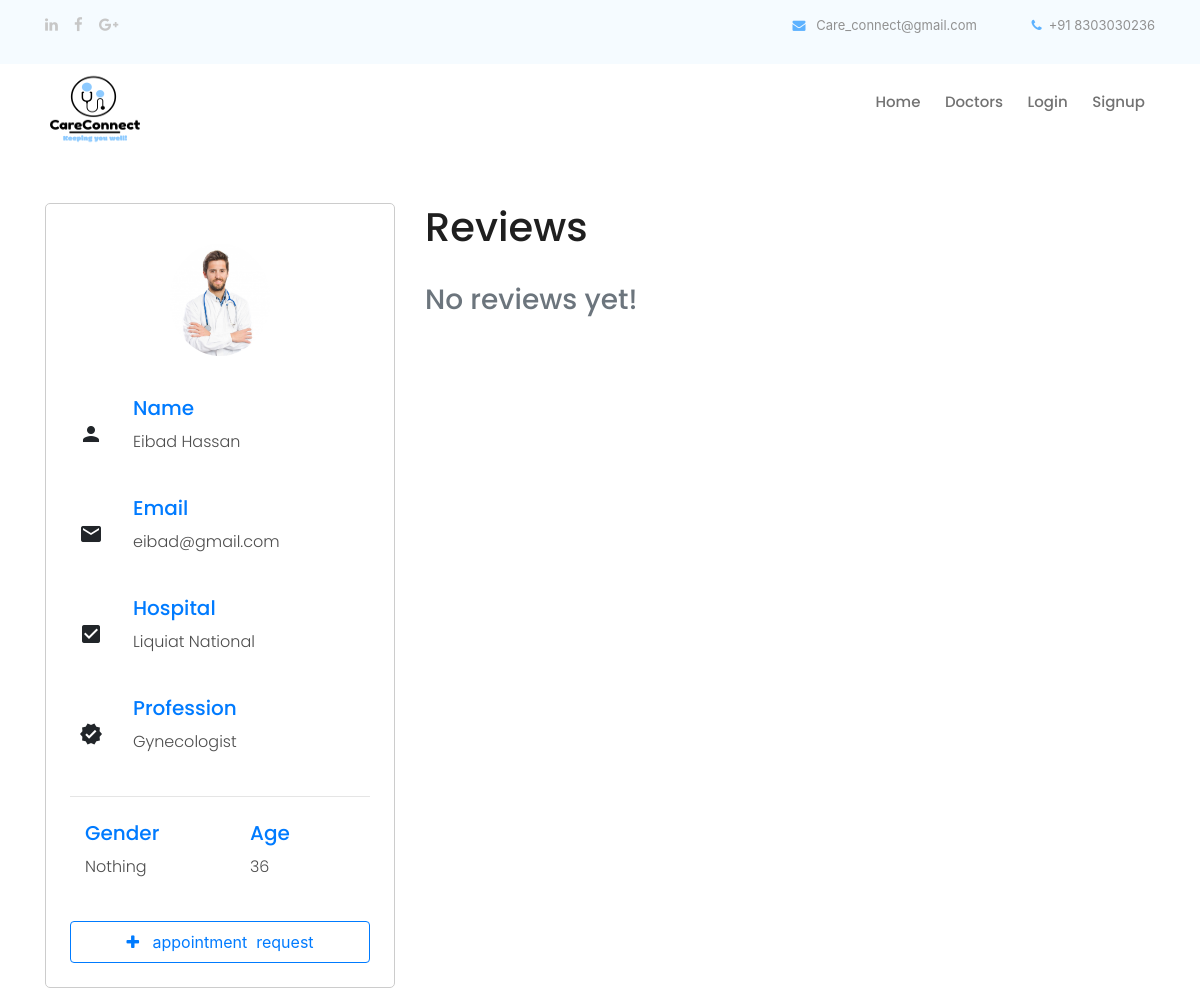
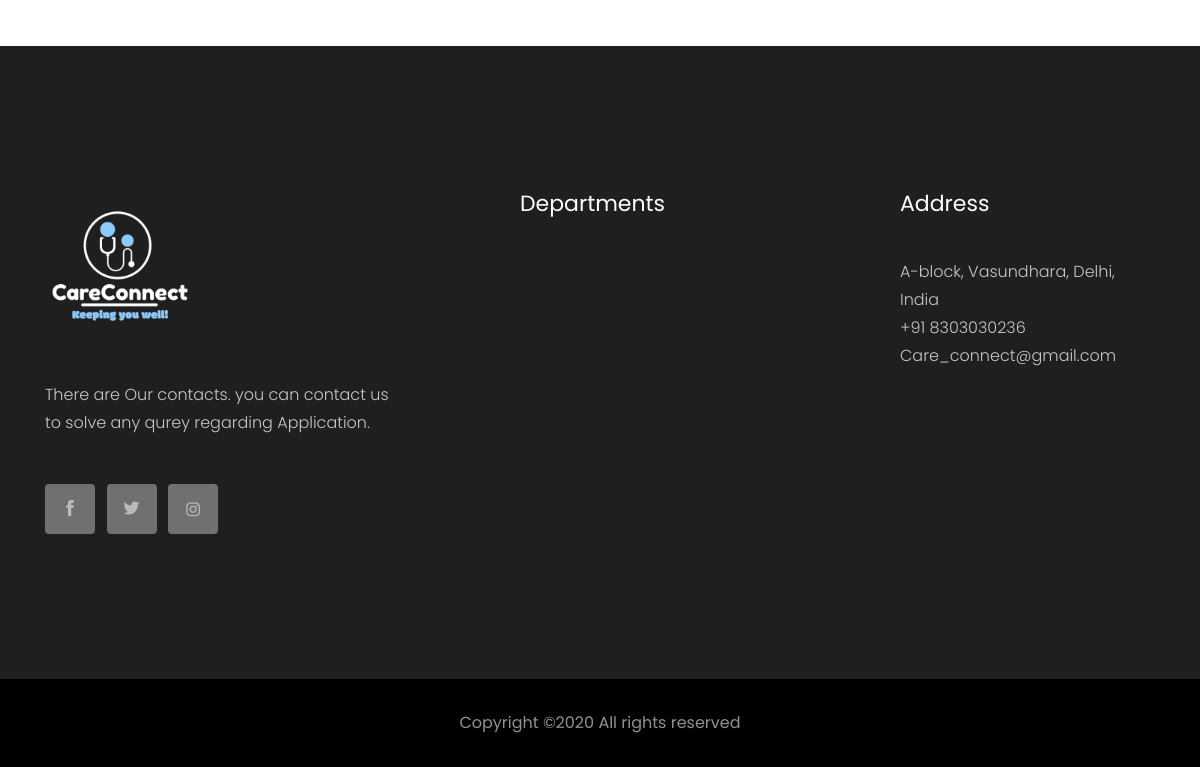
Screenshot of /doctor/1 with the database file from the repository (2 pictures, top to bottom).
### application/models.py (models this page shows, shortened)
class doctors(models.Model):
    first_name = models.CharField(max_length=75)
    last_name = models.CharField(max_length=75)
    image = models.ImageField(upload_to='doctors_pic')
    email = models.CharField(max_length=75)
    city = models.CharField(max_length=75)
    password = models.CharField(max_length=32)
    gender = models.CharField(max_length=15, choices=(('Male', 'Male'), ('Female', 'Female'), ('Other', 'Other')), default="Nothing")
    age = models.IntegerField(default=0)
    temp_list = []
    all_depts = department.objects.all()
    for i in all_depts:
        temp_val = [i.related_profession_name, i.related_profession_name]
        temp_list.append(tuple(temp_val))
        print(temp_val)
    PROFESSION_CHOICES = tuple(temp_list)
    profession = models.CharField(choices = PROFESSION_CHOICES, max_length=75)
    hospital = models.CharField(max_length=75)

### application/views.py (the view, shortened to what this page needs)
# urls.py: path('doctor/<id>', views.per_doct, name="doctor"),
def per_doct(request, id):
    doct_id = id
    context = {}
    this_doct = doctors.objects.get(id=doct_id)
    context['doctor'] = this_doct    # a selected doctor's attributes values are saving in context doctor 'key'
    all_reviews = doctor_review.objects.filter(doctor=this_doct)
    context['reviews'] = all_reviews    # from model 'doctor_reviews' of selected doctor's reviews are saving in context..
    context['review_view'] = True
    if request.user.is_authenticated:
        context['is_patient'] = isPatient(request.user.username)
    return render(request, "profile.html", context)

### templates/profile.html (shortened to what this page needs)
{% load static %}
{% include 'inc/head.inc.html' %}
<link rel="stylesheet" href="https://maxcdn.bootstrapcdn.com/bootstrap/4.5.0/css/bootstrap.min.css">
<body>
    {% include 'inc/header.inc.html' %}
    <div class="container">
        <div class="row my-5">
            {% if review_view %}
            <div class="col-xl-4 col-lg-4 col-md-12 col-sm-12">
                <div class="profile p-4">
                    <img src="media/{{doctor.image}}" style="width: 100px;" class="pic-profile rounded-circle my-3" alt="">
                    <div class="row my-4" style="text-align: left;">
                        <div class="col-1 px-4 d-flex justify-content-right align-items-center">
                            <i class="material-icons info-icon">person</i>
                        </div>
                        <div class="col-10" style="padding-left: 30px;">
                            <h5 class="text-primary text-b">Name</h5>
                            <p class="info-sub-head">{{doctor.first_name}} {{doctor.last_name}}</p>
                        </div>
                    </div>
                    <div class="row my-4" style="text-align: left;">
                        <div class="col-1 px-4 d-flex justify-content-right align-items-center">
                            <i class="material-icons info-icon">mail</i>
                        </div>
                        <div class="col-10" style="padding-left: 30px;">
                            <h5 class="text-primary text-b">Email</h5>
                            <p class="info-sub-head">{{doctor.email}}</p>
                        </div>
                    </div>
                    <div class="row my-4" style="text-align: left;">
                        <div class="col-1 px-4 d-flex justify-content-right align-items-center">
                            <i class="material-icons info-icon">check_box</i>
                        </div>
                        <div class="col-10" style="padding-left: 30px;">
                            <h5 class="text-primary text-b">Hospital</h5>
                            <p class="info-sub-head">{{doctor.hospital}}</p>
                        </div>
                    </div>
                    <div class="row my-4" style="text-align: left;">
                        <div class="col-1 px-4 d-flex justify-content-right align-items-center">
                            <i class="material-icons info-icon">verified</i>
                        </div>
                        <div class="col-10" style="padding-left: 30px;">
                            <h5 class="text-primary text-b">Profession</h5>
                            <p class="info-sub-head">{{doctor.profession}}</p>
                        </div>
                    </div>
                    <hr>
                    <div class="row my-4" style="text-align: left;">
                        <div class="col-sm-6" style="padding-left: 30px;">
                            <h5 class="text-primary text-b">Gender</h5>
                            <p class="info-sub-head">{{doctor.gender}}</p>
                        </div>
                        <div class="col-sm-6" style="padding-left: 30px;">
                            <h5 class="text-primary text-b">Age</h5>
                            <p class="info-sub-head">{{doctor.age}}</p>
                        </div>
                    </div>
                    {% if user.is_authenticated %}
                            {% if doctor.id in requested_doctors %}
                                <div>
                                    <button type="button" id="btn_{{doctor.id}}" class="btn btn-secondary btn-block py-2" onclick=""><i id="icon_{{doctor.id}}" class="fa fa-check"></i> &nbsp; <span id="span_{{doctor.id}}">Request sent</span></button>
                                </div>
                            {% else %}
                                <div>
                                    <button type="button" id="btn_{{doctor.id}}" class="btn btn-outline-primary btn-block py-2" onclick="send_appointment_request('{{doctor.id}}')"><i id="icon_{{doctor.id}}" class="fa fa-plus"></i> &nbsp; <span id="span_{{doctor.id}}">appointment &nbsp;request</span></button>
                                </div>
                            {% endif %}
                    {% else %}
                        <div>
                            <a href="login">
                                <button type="button" name="" id="" class="btn btn-outline-primary btn-block py-2"><i class="fa fa-plus"></i> &nbsp; appointment &nbsp;request</button>
                            </a>
                        </div>
                    {% endif %}
                 </div>
            </div>
            <div class="col-xl-8 col-lg-8 col-md-12 col-sm-12">
                    <div>
                        <h1>Reviews
                        </h1>
                        <br>
                        {% if reviews %}
                            {% for review in reviews %}
                            <div class="profile p-3 mb-3">
                                <div class="row text-left">
                                    <div class="col-sm-12 d-flex">
                                    <img src="{% static 'img/profile_icon.png' %}" alt="" style="width: 55px; height: 55px; border-radius: 100%;">
                                    <div class="mx-3">
                                        <h4>{{review.author.first_name}} {{review.author.last_name}}<span class="ratingNumber" style="opacity: 0;">{{review.review_star}}</span></h4>
                                        <div style="display: inline;" class="ratingParent" >
                                        <i class="material-icons text-lightgrey" style="margin-right: -7px;">star</i>
                                        <i class="material-icons text-lightgrey" style="margin-right: -7px;">star</i>
                                        <i class="material-icons text-lightgrey" style="margin-right: -7px;">star</i>
                                        <i class="material-icons text-lightgrey" style="margin-right: -7px;">star</i>
                                        <i class="material-icons text-lightgrey" style="margin-right: -7px;">star</i>
                                        </div>
                                    </div>
                                    </div>
                                    <div class="col-sm-12 pt-2">
                                        {{review.review_msg}}
                                        <p class="text-primary p-0 m-0 pt-2" style="font-size: 15px;">{{review.date}}</p>
                                    </div>
                                </div>
                            </div>
                            {% endfor %}
                            <script>
                                $(document).ready(function(){
                                    let all_stars_number = $(".ratingNumber");
                                    let parent_ratings = $(".ratingParent");
                                    for(let i=0; i < all_stars_number.length; i++){
                                        let rating_number = parseInt(all_stars_number[i].innerText);
                                        console.log(rating_number)
                                        let current_parent = parent_ratings[i];
                                        let all_children = current_parent.children
                                        for (let j = 0; j < rating_number; j++) {
                                        const single_star = all_children[j];
                                        single_star.classList.remove("text-lightgrey");
                                        single_star.classList.add("text-warning");
                                        }
                                    // console.log(current_parent);
                                    // for(let i=0; i<parseInt(myID); i++){
                                    //     all_stars[i].classList.add("checked");
                                    // }
                                    }
                                });
                            </script>
                        {% else %}
                        <h3 class="text-secondary">No reviews yet!</h3>
                        {% endif %}
                    </div>
            </div>
            {% endif %}
        </div>
    </div>
    {% include 'inc/footer.inc.html' %}
{% include 'inc/bottom.inc.html' %}

### rows the page displays
doctors: image (picture), first_name "Eibad", last_name "Hassan", email "eibad@gmail.com", hospital "Liquiat National", profession "Gynecologist", gender "Nothing", age "36"
